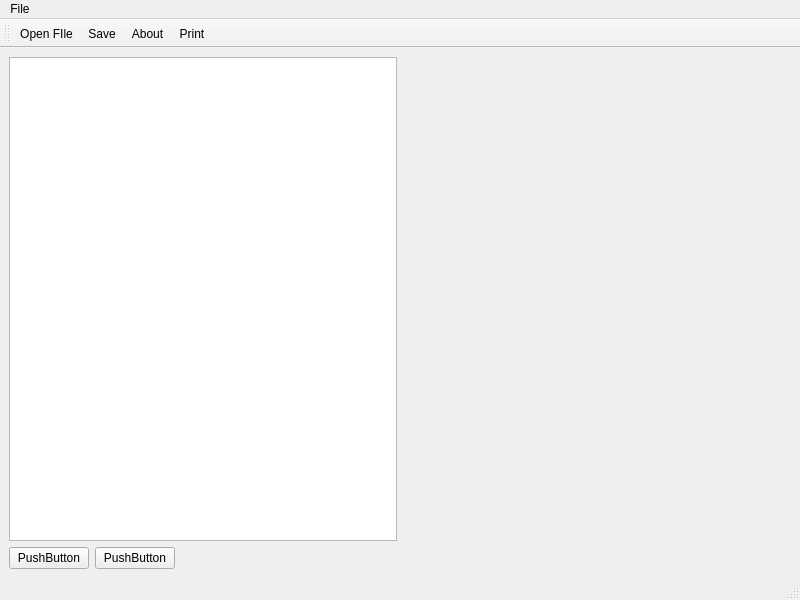
<?xml version="1.0" encoding="UTF-8"?>
<ui version="4.0">
 <class>MainWindow</class>
 <widget class="QMainWindow" name="MainWindow">
  <property name="geometry">
   <rect>
    <x>0</x>
    <y>0</y>
    <width>800</width>
    <height>600</height>
   </rect>
  </property>
  <property name="sizePolicy">
   <sizepolicy hsizetype="Expanding" vsizetype="Expanding">
    <horstretch>0</horstretch>
    <verstretch>0</verstretch>
   </sizepolicy>
  </property>
  <property name="windowTitle">
   <string>MainWindow</string>
  </property>
  <widget class="QVTKOpenGLNativeWidget" name="centralwidget">
   <property name="sizePolicy">
    <sizepolicy hsizetype="Expanding" vsizetype="Expanding">
     <horstretch>0</horstretch>
     <verstretch>0</verstretch>
    </sizepolicy>
   </property>
   <layout class="QVBoxLayout" name="verticalLayout">
    <item>
     <layout class="QHBoxLayout" name="horizontalLayout">
      <item>
       <widget class="QTreeView" name="treeView">
        <property name="sizePolicy">
         <sizepolicy hsizetype="Expanding" vsizetype="Expanding">
          <horstretch>0</horstretch>
          <verstretch>0</verstretch>
         </sizepolicy>
        </property>
        <property name="minimumSize">
         <size>
          <width>200</width>
          <height>200</height>
         </size>
        </property>
       </widget>
      </item>
      <item>
       <widget class="QVTKOpenGLNativeWidget" name="widget" native="true">
        <property name="sizePolicy">
         <sizepolicy hsizetype="Expanding" vsizetype="Expanding">
          <horstretch>0</horstretch>
          <verstretch>0</verstretch>
         </sizepolicy>
        </property>
       </widget>
      </item>
     </layout>
    </item>
    <item>
     <layout class="QHBoxLayout" name="horizontalLayout_2">
      <item>
       <widget class="QPushButton" name="pushButton">
        <property name="text">
         <string>PushButton</string>
        </property>
       </widget>
      </item>
      <item>
       <widget class="QPushButton" name="pushButton_2">
        <property name="text">
         <string>PushButton</string>
        </property>
       </widget>
      </item>
      <item>
       <spacer name="horizontalSpacer_2">
        <property name="orientation">
         <enum>Qt::Orientation::Horizontal</enum>
        </property>
        <property name="sizeHint" stdset="0">
         <size>
          <width>40</width>
          <height>20</height>
         </size>
        </property>
       </spacer>
      </item>
     </layout>
    </item>
   </layout>
  </widget>
  <widget class="QMenuBar" name="menubar">
   <property name="geometry">
    <rect>
     <x>0</x>
     <y>0</y>
     <width>800</width>
     <height>21</height>
    </rect>
   </property>
   <widget class="QMenu" name="menuFile">
    <property name="title">
     <string>File</string>
    </property>
    <addaction name="actionOpen_FIle"/>
    <addaction name="actionSave_File"/>
    <addaction name="actionHelp"/>
    <addaction name="actionPrint"/>
   </widget>
   <addaction name="menuFile"/>
  </widget>
  <widget class="QStatusBar" name="statusbar"/>
  <widget class="QToolBar" name="toolBar">
   <property name="windowTitle">
    <string>toolBar</string>
   </property>
   <attribute name="toolBarArea">
    <enum>TopToolBarArea</enum>
   </attribute>
   <attribute name="toolBarBreak">
    <bool>false</bool>
   </attribute>
   <addaction name="actionOpen_FIle"/>
   <addaction name="actionSave_File"/>
   <addaction name="actionHelp"/>
   <addaction name="actionPrint"/>
  </widget>
  <action name="actionOpen_FIle">
   <property name="icon">
    <iconset resource="icons.qrc">
     <normaloff>:/Icons/fileopen.png</normaloff>:/Icons/fileopen.png</iconset>
   </property>
   <property name="text">
    <string>Open FIle</string>
   </property>
   <property name="menuRole">
    <enum>QAction::MenuRole::NoRole</enum>
   </property>
  </action>
  <action name="actionactionItemOptions">
   <property name="text">
    <string>actionItemOptions</string>
   </property>
   <property name="menuRole">
    <enum>QAction::MenuRole::NoRole</enum>
   </property>
  </action>
  <action name="actionItemOptions">
   <property name="text">
    <string>ItemOptions</string>
   </property>
   <property name="menuRole">
    <enum>QAction::MenuRole::NoRole</enum>
   </property>
  </action>
  <action name="actionSave_File">
   <property name="icon">
    <iconset resource="icons.qrc">
     <normaloff>:/Icons/filesave.png</normaloff>:/Icons/filesave.png</iconset>
   </property>
   <property name="text">
    <string>Save</string>
   </property>
   <property name="menuRole">
    <enum>QAction::MenuRole::NoRole</enum>
   </property>
  </action>
  <action name="actionHelp">
   <property name="icon">
    <iconset resource="icons.qrc">
     <normaloff>:/Icons/help.png</normaloff>:/Icons/help.png</iconset>
   </property>
   <property name="text">
    <string>About</string>
   </property>
   <property name="menuRole">
    <enum>QAction::MenuRole::NoRole</enum>
   </property>
  </action>
  <action name="actionPrint">
   <property name="icon">
    <iconset resource="icons.qrc">
     <normaloff>:/Icons/print.png</normaloff>:/Icons/print.png</iconset>
   </property>
   <property name="text">
    <string>Print</string>
   </property>
   <property name="menuRole">
    <enum>QAction::MenuRole::NoRole</enum>
   </property>
  </action>
 </widget>
 <customwidgets>
  <customwidget>
   <class>QVTKOpenGLNativeWidget</class>
   <extends>QWidget</extends>
   <header>qvtkopenglnativewidget.h</header>
   <container>1</container>
  </customwidget>
 </customwidgets>
 <resources>
  <include location="icons.qrc"/>
 </resources>
 <connections/>
</ui>
